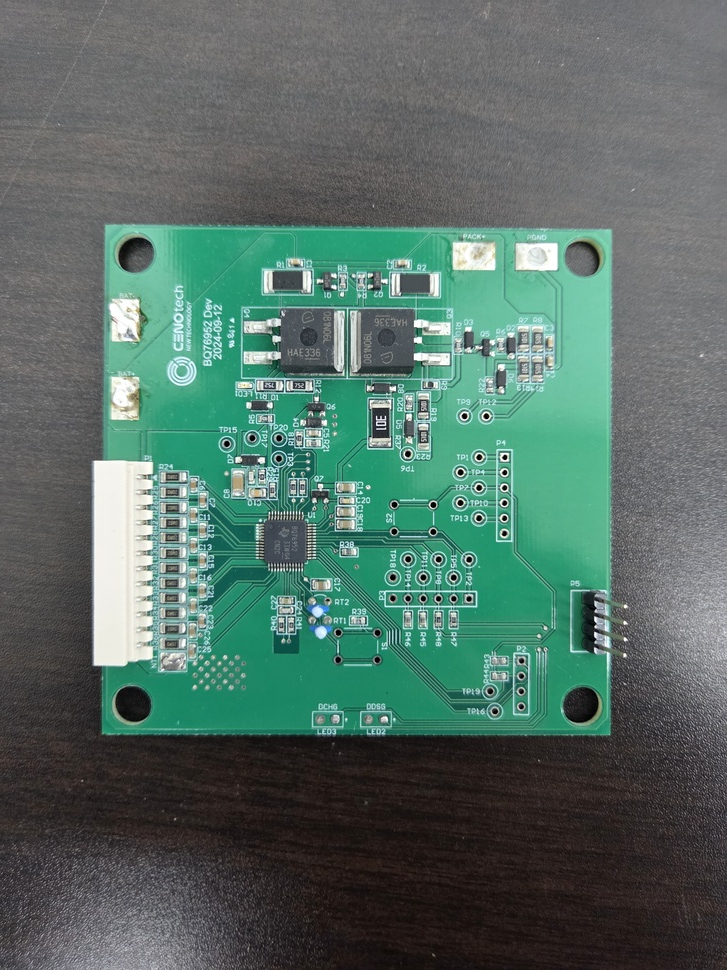
#> input picture data/pcb_1.jpg, 727 x 970 px, shrunk from 3000 x 4000 before the run, found by its file name
$ python step1_SIFT.py
#> lines starting #> are read from the running program, lines starting #| are printed output that depends on the picture
import cv2
import numpy as np
import matplotlib.pyplot as plt

path_golden = r"C:\Users\CENOTech\PycharmProjects\PythonProject13\data\pcb_1.jpg"  # 기준 (정상)
path_target = r"C:\Users\CENOTech\PycharmProjects\PythonProject13\data\pcb_2.jpg"  # 검사 대상 (틀어진 각도)

img_golden = cv2.imread(path_golden)
#> img_golden is the input picture: shape (970, 727, 3); mean B, G, R 101.4, 109.6, 86.1
img_target = cv2.imread(path_target)
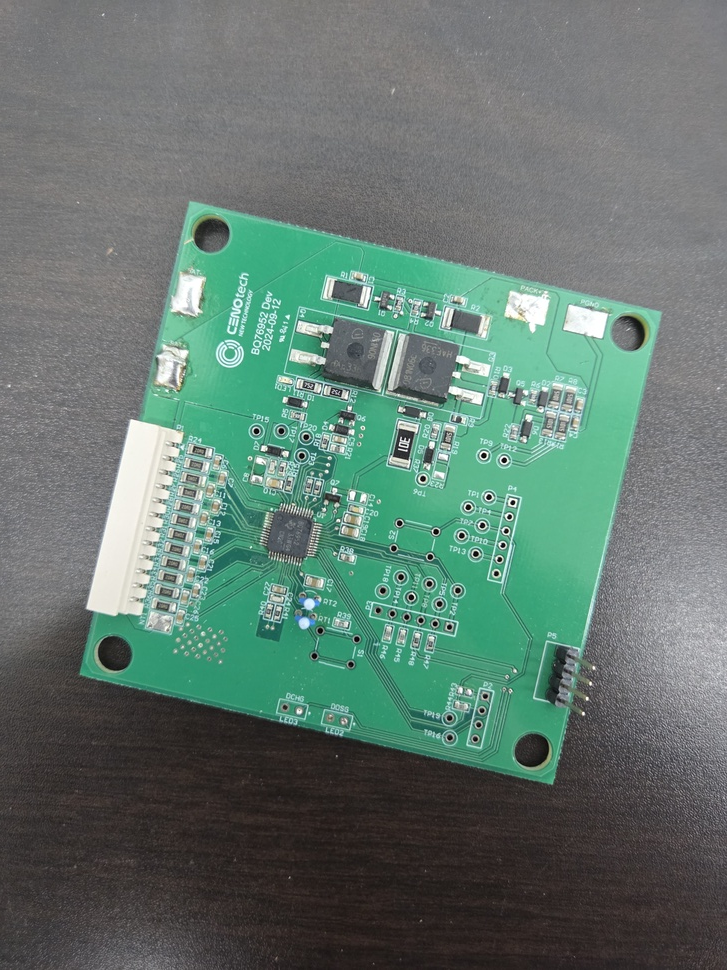
#> input picture data/pcb_2.jpg, 727 x 970 px, shrunk from 3000 x 4000 before the run, found by its file name
#> img_target is the input picture: shape (970, 727, 3); mean B, G, R 111, 119.6, 98.8

# BGR을 RGB로 변환
img_golden_rgb = cv2.cvtColor(img_golden, cv2.COLOR_BGR2RGB)
img_target_rgb = cv2.cvtColor(img_target, cv2.COLOR_BGR2RGB)

# 연산을 위한 흑백 변환
gray_golden = cv2.cvtColor(img_golden, cv2.COLOR_BGR2GRAY)
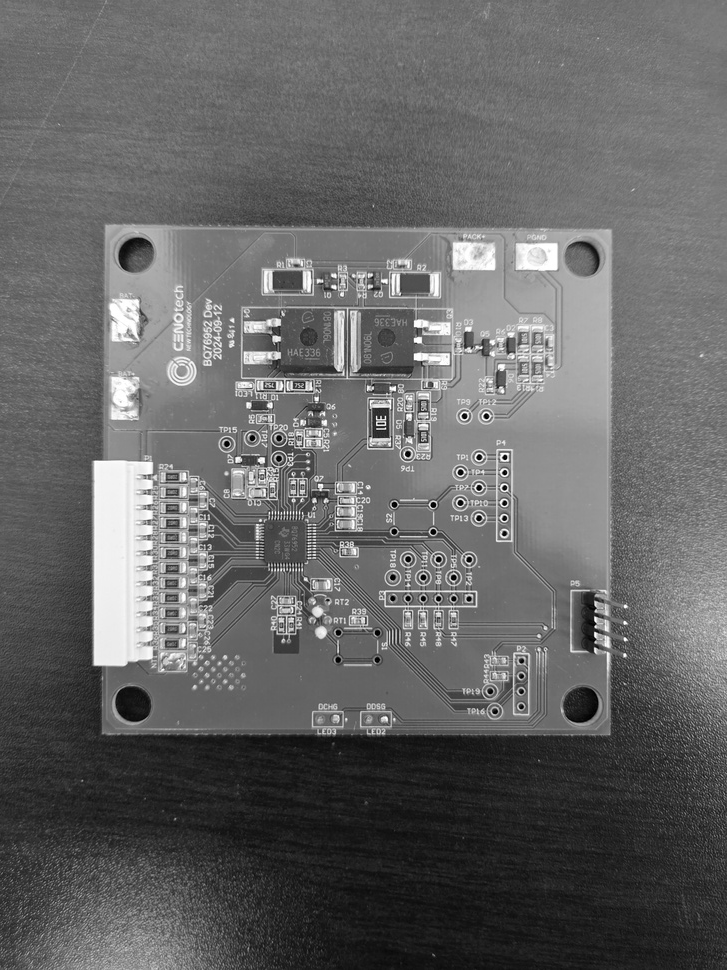
#> gray_golden: shape (970, 727); min 0, max 255, mean 101.6
gray_target = cv2.cvtColor(img_target, cv2.COLOR_BGR2GRAY)
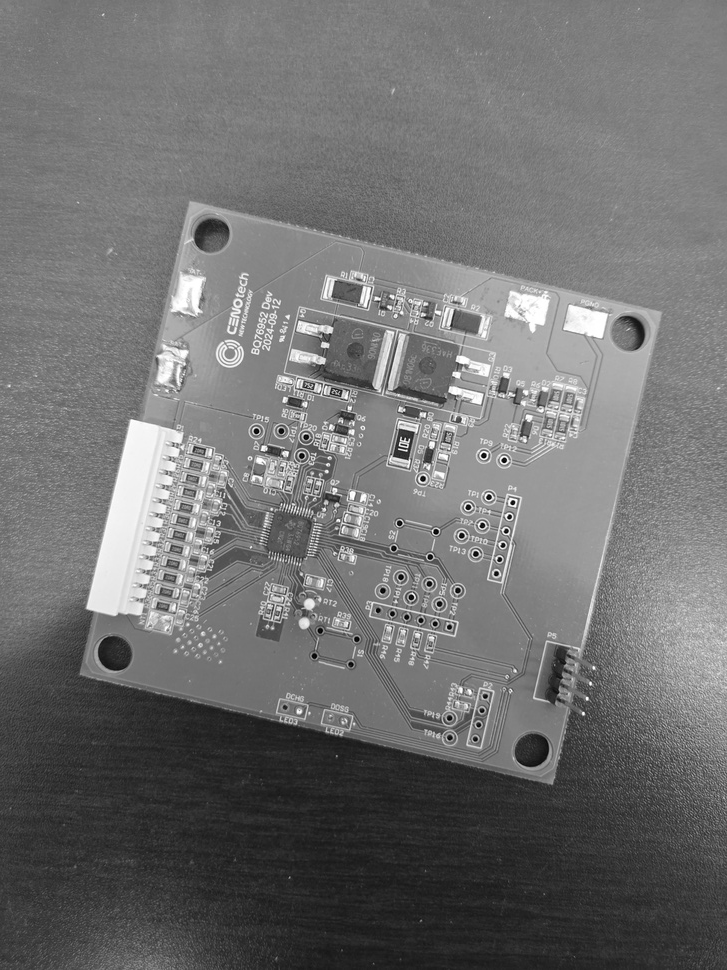
#> gray_target: shape (970, 727); min 0, max 255, mean 112.4

# 2. SIFT 객체 생성 및 특징점(Keypoints), 기술자(Descriptors)
sift = cv2.SIFT_create()
kp1, des1 = sift.detectAndCompute(gray_golden, None)
#> kp1 = 2222 keypoints; strongest (x, y, size): (505, 457, 2.9), (504, 473, 2.8), (486, 416, 3.2), (464, 416, 3.2)
kp2, des2 = sift.detectAndCompute(gray_target, None)
#> kp2 = 1950 keypoints; strongest (x, y, size): (513, 502, 2.8), (504, 460, 3), (484, 455, 3.1), (489, 497, 3.1)

print(f"추출된 특징점 개수 - PCB 1: {len(kp1)}개, PCB 2: {len(kp2)}개")
#| 추출된 특징점 개수 - PCB 1: 2222개, PCB 2: 1950개

# 3. 특징점 매칭 (Brute-Force & KNN 알고리즘)
bf = cv2.BFMatcher(cv2.NORM_L2)
matches = bf.knnMatch(des1, des2, k=2)
#> matches = 2222 matches

# Lowe's ratio test: 확실하게 짝지어진 진짜 매칭점(Good Matches)만 필터링
good_matches = []
for m, n in matches:
    if m.distance < 0.75 * n.distance:
        good_matches.append(m)
#> after the loop, good_matches = 546 matches

print(f"필터링 된 유효 매칭점(Good Matches) 개수: {len(good_matches)}개")
#| 필터링 된 유효 매칭점(Good Matches) 개수: 546개

# 4. 기하학적 변환 (Homography 및 Warping)
if len(good_matches) > 10:  # 매칭점이 충분할 때만 실행
    # 매칭된 점들의 좌표 분리
    pts_golden = np.float32([kp1[m.queryIdx].pt for m in good_matches]).reshape(-1, 1, 2)
#> pts_golden = 546 rows, first 8: [98.34, 466.1], [98.34, 466.1], [98.49, 659.7], [98.94, 320.7], [99.11, 669.1], [100.1, 457.7], [100.6, 458.9], [108.1, 385.1]
    pts_target = np.float32([kp2[m.trainIdx].pt for m in good_matches]).reshape(-1, 1, 2)
#> pts_target = 546 rows, first 8: [133.3, 424.1], [133.7, 424.8], [89.96, 606], [163.4, 287.3], [90.9, 613.1], [136.8, 417.1], [86.13, 591.7], [177.9, 278.4]

    # RANSAC을 이용해 오차를 걸러내고 타겟을 기준으로 맞추는 변환 행렬(H) 계산
    H, mask = cv2.findHomography(pts_target, pts_golden, cv2.RANSAC, 5.0)
#> H = [[1.03, 0.233, -136.2], [-0.229, 1.02, 62.49], [1.12e-05, 1.24e-06, 1]]; mask = 546 values, max 1 at index 0, min 0 at index 6, mean 0.813

    # pcb_2 이미지를 pcb_1의 시점과 크기에 맞게 투영 변환 (Warping)
    height, width = img_golden.shape[:2]
#> height = 970; width = 727
    aligned_target = cv2.warpPerspective(img_target_rgb, H, (width, height))
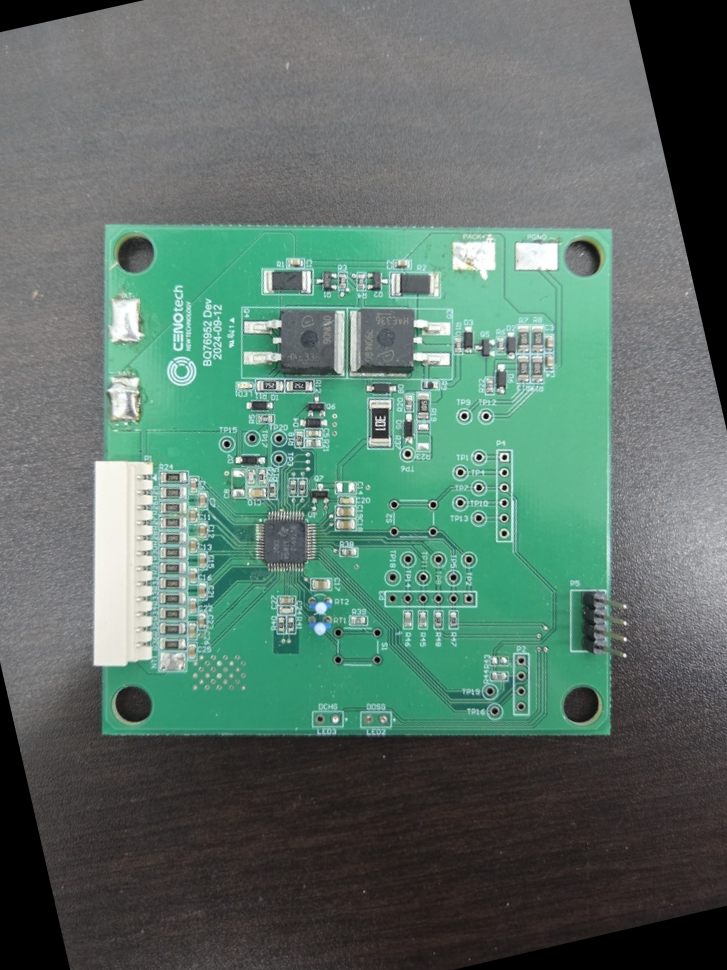
#> aligned_target: shape (970, 727, 3); mean R, G, B 91.3, 114.1, 104.6

    # 5. 결과 시각화
    # 정합이 얼마나 잘 되었는지 확인하기 위해 50:50으로 합성 (Alpha Blending)
    blended = cv2.addWeighted(img_golden_rgb, 0.5, aligned_target, 0.5, 0)
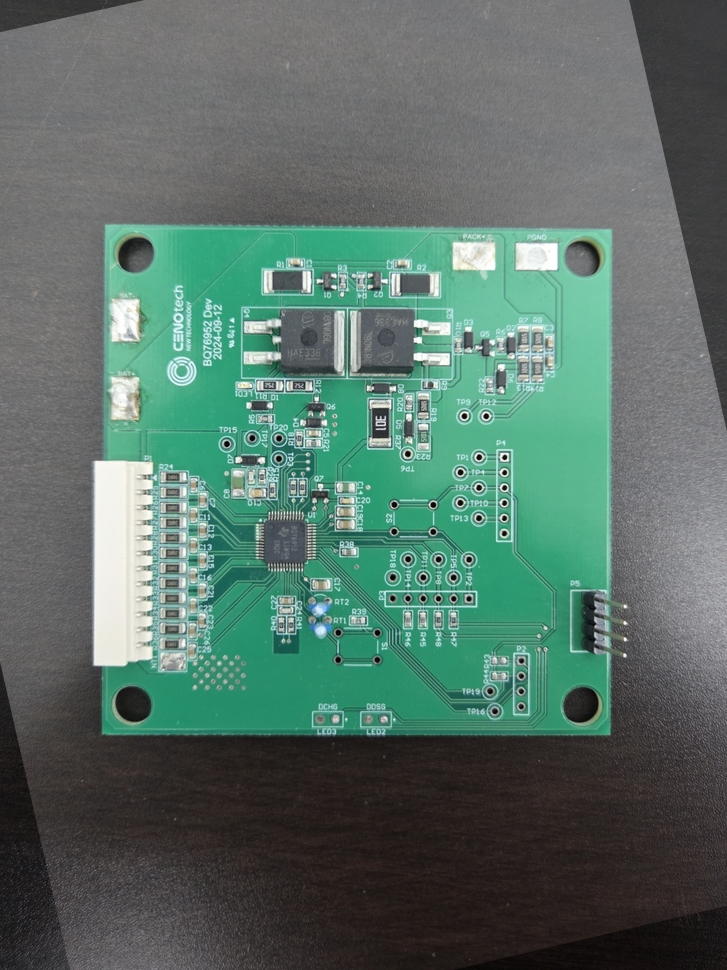
#> blended: shape (970, 727, 3); mean R, G, B 88.7, 111.9, 103

    plt.figure(figsize=(18, 6))

    plt.subplot(131)
    plt.title('1. Golden PCB (Reference)')
    plt.imshow(img_golden_rgb)
    plt.axis('off')

    plt.subplot(132)
    plt.title('2. Target PCB (Original Angle)')
    plt.imshow(img_target_rgb)
    plt.axis('off')

    plt.subplot(133)
    plt.title('3. Aligned & Blended Result')
    plt.imshow(blended)
    plt.axis('off')

    plt.tight_layout()
    plt.show()

    # 2단계를 위해 정렬된 이미지를 저장하거나 다음 연산으로 넘깁니다.
    print("성공적으로 좌표 정합이 완료되었습니다. 결과 창에서 이미지가 잘 포개어졌는지 확인하세요.")

else:
    print("매칭점이 부족하여 정합을 수행할 수 없습니다.")
